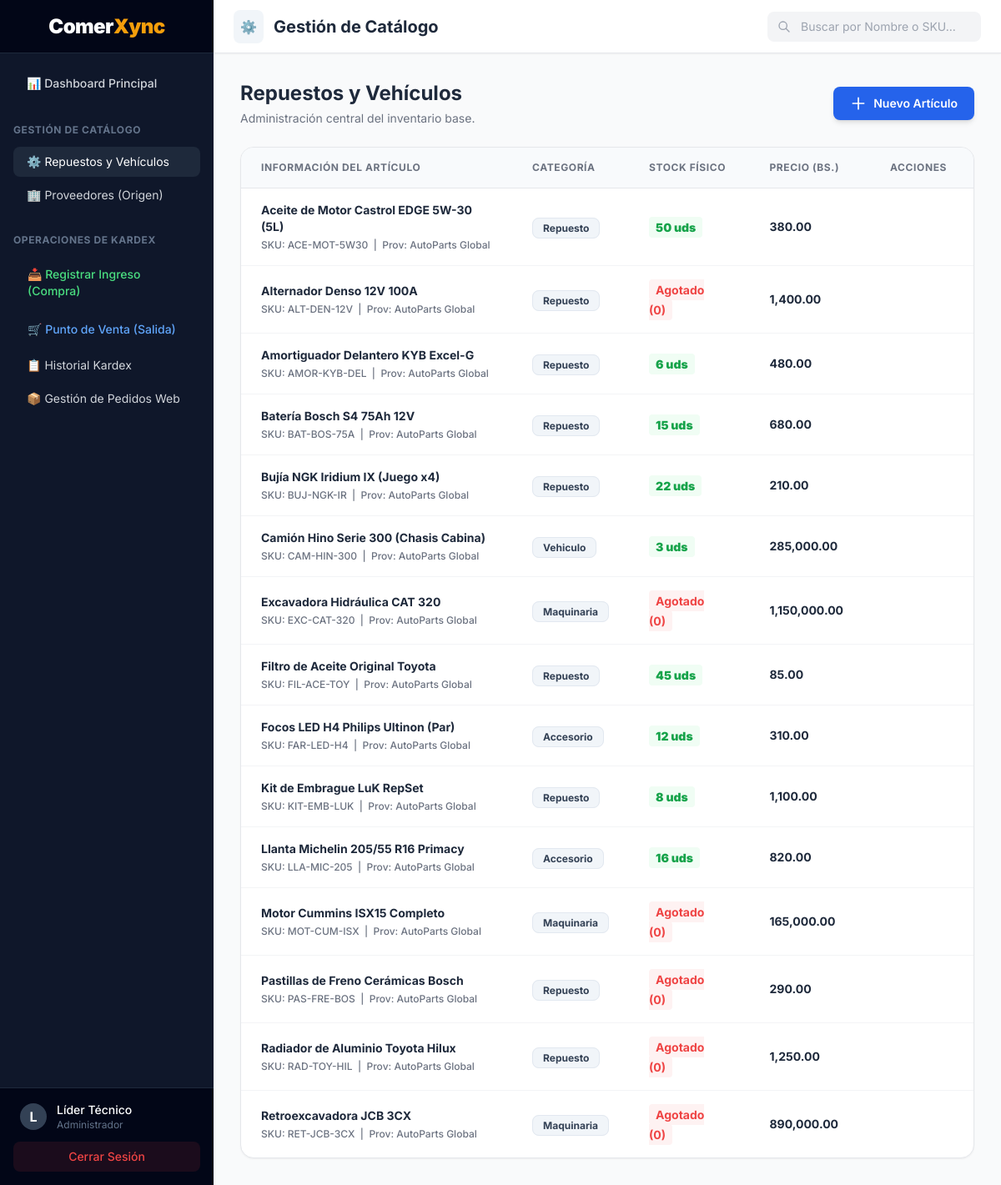
/views/articulos.php (signed in), run on the app's committed database.
### tables this page shows
CREATE TABLE `articulos` (
  `id_articulo` int(11) NOT NULL,
  `sku_vin` varchar(50) NOT NULL,
  `nombre` varchar(150) NOT NULL,
  `categoria` enum('Repuesto','Maquinaria','Vehiculo','Accesorio') NOT NULL,
  `imagen_url` varchar(500) DEFAULT NULL,
  `id_proveedor` int(11) DEFAULT NULL,
  `precio_compra` decimal(10,2) NOT NULL,
  `precio_venta` decimal(10,2) NOT NULL,
  `stock_minimo` int(11) DEFAULT 5
);

CREATE TABLE `proveedores` (
  `id_proveedor` int(11) NOT NULL,
  `razon_social` varchar(150) NOT NULL,
  `pais` varchar(50) NOT NULL,
  `contacto` varchar(100) DEFAULT NULL,
  `telefono` varchar(20) DEFAULT NULL,
  `tiempo_entrega_dias` int(11) DEFAULT 0,
  `fecha_registro` timestamp NOT NULL DEFAULT current_timestamp()
);

### views/articulos.php (the view, shortened to what this page needs)
<?php
$database = new Conexion();
$db = $database->getConnection();
$query = "SELECT a.id_articulo, a.sku_vin, a.nombre, a.categoria, a.precio_venta, p.razon_social,
          COALESCE((SELECT saldo_actual FROM kardex k WHERE k.id_articulo = a.id_articulo ORDER BY id_movimiento DESC LIMIT 1), 0) as stock
          FROM articulos a
          LEFT JOIN proveedores p ON a.id_proveedor = p.id_proveedor
          ORDER BY a.nombre ASC";
$stmt = $db->prepare($query);
$stmt->execute();
$articulos = $stmt->fetchAll(PDO::FETCH_ASSOC);
?>
<!DOCTYPE html>
<html lang="es">
<head>
    <script src="https://cdn.tailwindcss.com"></script>
</head>
<body class="bg-gray-50 flex h-screen overflow-hidden">
    <?php include 'includes/sidebar.php'; ?>
    <main class="flex-1 flex flex-col overflow-hidden">
        <header class="h-16 bg-white shadow-sm flex items-center justify-between px-6 shrink-0 border-b border-gray-200">
            <div class="flex items-center gap-3">
                <div class="bg-slate-100 text-slate-600 p-2 rounded-lg">⚙️</div>
                <h1 class="text-xl font-bold text-slate-800">Gestión de Catálogo</h1>
            </div>
            <div class="flex items-center space-x-3">
                <div class="relative">
                    <input type="text" id="buscador" onkeyup="buscarTabla()" placeholder="Buscar por Nombre o SKU..."
                           class="w-64 pl-10 pr-4 py-2 bg-gray-100 border-transparent rounded-lg text-sm focus:border-blue-500 focus:bg-white focus:ring-0 outline-none transition-all">
                    <svg class="w-4 h-4 text-gray-400 absolute left-3 top-2.5" fill="none" stroke="currentColor" viewBox="0 0 24 24"><path stroke-linecap="round" stroke-linejoin="round" stroke-width="2" d="M21 21l-6-6m2-5a7 7 0 11-14 0 7 7 0 0114 0z"></path></svg>
                </div>
            </div>
        </header>
        <div class="p-8 flex-1 overflow-auto">
            <div class="flex justify-between items-center mb-6">
                <div>
                    <h2 class="text-2xl font-bold text-slate-800">Repuestos y Vehículos</h2>
                    <p class="text-sm text-gray-500 mt-1">Administración central del inventario base.</p>
                </div>
                <a href="nuevo_articulo.php" class="bg-blue-600 hover:bg-blue-700 text-white px-5 py-2.5 rounded-lg text-sm font-semibold transition-colors shadow-md flex items-center gap-2">
                    <svg class="w-5 h-5" fill="none" stroke="currentColor" viewBox="0 0 24 24"><path stroke-linecap="round" stroke-linejoin="round" stroke-width="2" d="M12 4v16m8-8H4"></path></svg>
                    Nuevo Artículo
                </a>
            </div>
            <div class="bg-white rounded-2xl shadow-sm border border-gray-200 overflow-hidden">
                <table class="w-full text-left border-collapse" id="tablaArticulos">
                    <thead>
                        <tr class="bg-slate-50 border-b border-gray-200 text-xs uppercase text-gray-500 font-bold tracking-wider">
                            <th class="px-6 py-4">Información del Artículo</th>
                            <th class="px-6 py-4">Categoría</th>
                            <th class="px-6 py-4">Stock Físico</th>
                            <th class="px-6 py-4">Precio (Bs.)</th>
                            <th class="px-6 py-4 text-center">Acciones</th>
                        </tr>
                    </thead>
                    <tbody class="divide-y divide-gray-100">
                        <?php if(count($articulos) > 0): ?>
                            <?php foreach($articulos as $item): ?>
                                <tr class="hover:bg-slate-50 transition-colors group">
                                    <td class="px-6 py-4">
                                        <p class="text-sm font-bold text-slate-800 mb-1"><?php echo htmlspecialchars($item['nombre']); ?></p>
                                        <p class="text-xs text-gray-500 font-medium">SKU: <?php echo htmlspecialchars($item['sku_vin']); ?> &nbsp;|&nbsp; Prov: <?php echo htmlspecialchars($item['razon_social'] ?? 'N/A'); ?></p>
                                    </td>
                                    <td class="px-6 py-4">
                                        <span class="px-3 py-1 bg-slate-100 text-slate-700 text-xs rounded-lg font-bold border border-slate-200">
                                            <?php echo htmlspecialchars($item['categoria']); ?>
                                        </span>
                                    </td>
                                    <td class="px-6 py-4">
                                        <?php if($item['stock'] > 0): ?>
                                            <span class="text-sm font-black text-green-600 bg-green-50 px-2 py-1 rounded"><?php echo $item['stock']; ?> uds</span>
                                        <?php else: ?>
                                            <span class="text-sm font-bold text-red-500 bg-red-50 px-2 py-1 rounded">Agotado (0)</span>
                                        <?php endif; ?>
                                    </td>
                                    <td class="px-6 py-4 text-sm font-bold text-slate-800">
                                        <?php echo number_format($item['precio_venta'], 2); ?>
                                    </td>
                                    <td class="px-6 py-4 text-center">
                                    </td>
                                </tr>
                            <?php endforeach; ?>
                        <?php endif; ?>
                    </tbody>
                </table>
            </div>
        </div>
    </main>
</body>
</html>

### views/articulos.php (style rules this page uses)
body { font-family: 'Inter', sans-serif; }

### data on the page
articulos: nombre "Aceite de Motor Castrol EDGE 5W-30 (5L)", sku_vin "ACE-MOT-5W30", id_proveedor.razon_social "AutoParts Global", categoria "Repuesto", stock "50", precio_venta "380.00"
articulos: nombre "Alternador Denso 12V 100A", sku_vin "ALT-DEN-12V", id_proveedor.razon_social "AutoParts Global", categoria "Repuesto", shows "Agotado (0)", precio_venta "1,400.00"
articulos: nombre "Amortiguador Delantero KYB Excel-G", sku_vin "AMOR-KYB-DEL", id_proveedor.razon_social "AutoParts Global", categoria "Repuesto", stock "6", precio_venta "480.00"
articulos: nombre "Batería Bosch S4 75Ah 12V", sku_vin "BAT-BOS-75A", id_proveedor.razon_social "AutoParts Global", categoria "Repuesto", stock "15", precio_venta "680.00"
articulos: nombre "Bujía NGK Iridium IX (Juego x4)", sku_vin "BUJ-NGK-IR", id_proveedor.razon_social "AutoParts Global", categoria "Repuesto", stock "22", precio_venta "210.00"
articulos: nombre "Camión Hino Serie 300 (Chasis Cabina)", sku_vin "CAM-HIN-300", id_proveedor.razon_social "AutoParts Global", categoria "Vehiculo", stock "3", precio_venta "285,000.00"
articulos: nombre "Excavadora Hidráulica CAT 320", sku_vin "EXC-CAT-320", id_proveedor.razon_social "AutoParts Global", categoria "Maquinaria", shows "Agotado (0)", precio_venta "1,150,000.00"
articulos: nombre "Filtro de Aceite Original Toyota", sku_vin "FIL-ACE-TOY", id_proveedor.razon_social "AutoParts Global", categoria "Repuesto", stock "45", precio_venta "85.00"
articulos: nombre "Focos LED H4 Philips Ultinon (Par)", sku_vin "FAR-LED-H4", id_proveedor.razon_social "AutoParts Global", categoria "Accesorio", stock "12", precio_venta "310.00"
articulos: nombre "Kit de Embrague LuK RepSet", sku_vin "KIT-EMB-LUK", id_proveedor.razon_social "AutoParts Global", categoria "Repuesto", stock "8", precio_venta "1,100.00"
articulos: nombre "Llanta Michelin 205/55 R16 Primacy", sku_vin "LLA-MIC-205", id_proveedor.razon_social "AutoParts Global", categoria "Accesorio", stock "16", precio_venta "820.00"
articulos: nombre "Motor Cummins ISX15 Completo", sku_vin "MOT-CUM-ISX", id_proveedor.razon_social "AutoParts Global", categoria "Maquinaria", shows "Agotado (0)", precio_venta "165,000.00"
articulos: nombre "Pastillas de Freno Cerámicas Bosch", sku_vin "PAS-FRE-BOS", id_proveedor.razon_social "AutoParts Global", categoria "Repuesto", shows "Agotado (0)", precio_venta "290.00"
articulos: nombre "Radiador de Aluminio Toyota Hilux", sku_vin "RAD-TOY-HIL", id_proveedor.razon_social "AutoParts Global", categoria "Repuesto", shows "Agotado (0)", precio_venta "1,250.00"
articulos: nombre "Retroexcavadora JCB 3CX", sku_vin "RET-JCB-3CX", id_proveedor.razon_social "AutoParts Global", categoria "Maquinaria", shows "Agotado (0)", precio_venta "890,000.00"

### other printed values
substr($_SESSION['usuario_nombre'], 0, 1) "L"
$_SESSION['usuario_nombre'] "Líder Técnico"
$_SESSION['usuario_rol'] "Administrador"
